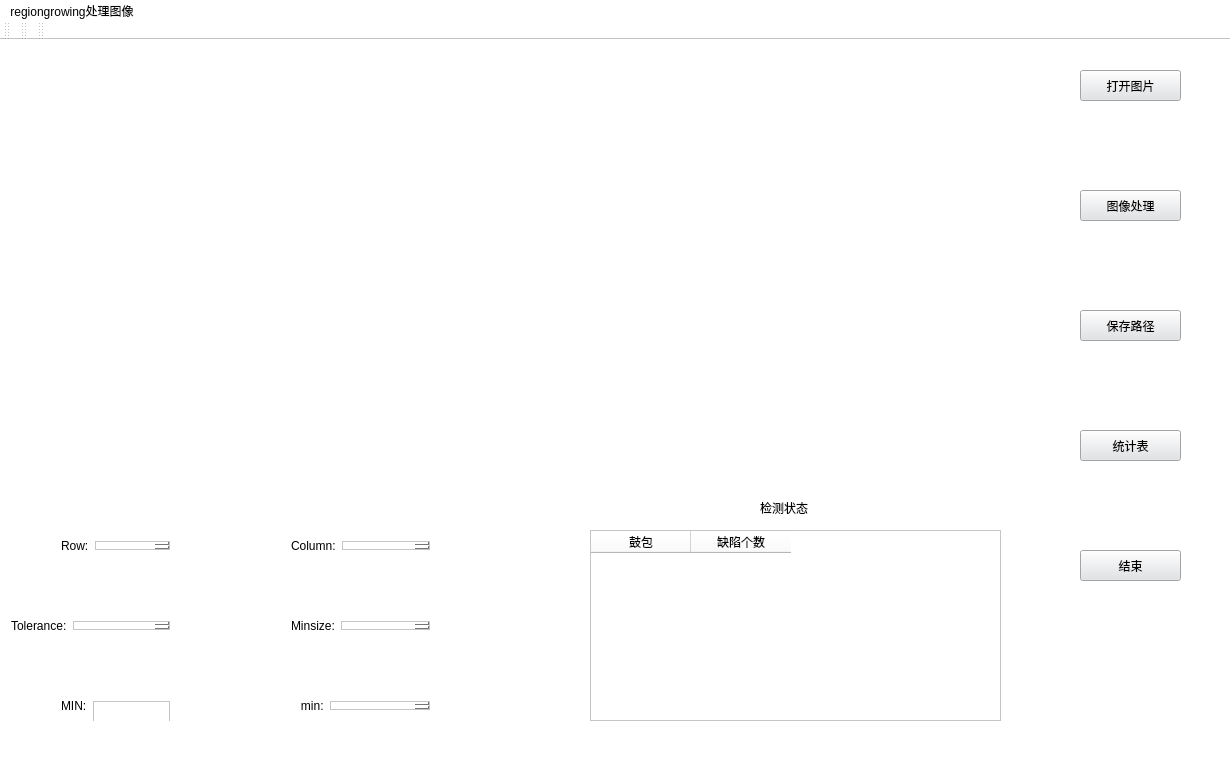
<?xml version="1.0" encoding="UTF-8"?>
<ui version="4.0">
 <class>MainWindow</class>
 <widget class="QMainWindow" name="MainWindow">
  <property name="geometry">
   <rect>
    <x>0</x>
    <y>0</y>
    <width>1230</width>
    <height>760</height>
   </rect>
  </property>
  <property name="windowTitle">
   <string>MainWindow</string>
  </property>
  <property name="styleSheet">
   <string notr="true">background-color: rgb(255, 255, 255);</string>
  </property>
  <widget class="QWidget" name="centralWidget">
   <widget class="QPushButton" name="pushButton_open_picture">
    <property name="geometry">
     <rect>
      <x>1080</x>
      <y>30</y>
      <width>101</width>
      <height>31</height>
     </rect>
    </property>
    <property name="styleSheet">
     <string notr="true">background-color: rgb(225, 227, 230);</string>
    </property>
    <property name="text">
     <string>打开图片</string>
    </property>
   </widget>
   <widget class="QPushButton" name="pushButton_handle_picture">
    <property name="geometry">
     <rect>
      <x>1080</x>
      <y>150</y>
      <width>101</width>
      <height>31</height>
     </rect>
    </property>
    <property name="styleSheet">
     <string notr="true">background-color: rgb(225, 227, 230);</string>
    </property>
    <property name="text">
     <string>图像处理</string>
    </property>
   </widget>
   <widget class="QPushButton" name="pushButton_close">
    <property name="geometry">
     <rect>
      <x>1080</x>
      <y>510</y>
      <width>101</width>
      <height>31</height>
     </rect>
    </property>
    <property name="toolTip">
     <string>&lt;html&gt;&lt;head/&gt;&lt;body&gt;&lt;p align=&quot;center&quot;&gt;&lt;br/&gt;&lt;/p&gt;&lt;/body&gt;&lt;/html&gt;</string>
    </property>
    <property name="styleSheet">
     <string notr="true">background-color: rgb(225, 227, 230);</string>
    </property>
    <property name="text">
     <string>结束</string>
    </property>
   </widget>
   <widget class="QWidget" name="horizontalLayoutWidget">
    <property name="geometry">
     <rect>
      <x>50</x>
      <y>490</y>
      <width>131</width>
      <height>31</height>
     </rect>
    </property>
    <layout class="QHBoxLayout" name="horizontalLayout">
     <item>
      <widget class="QLabel" name="label_Row">
       <property name="text">
        <string>Row:</string>
       </property>
      </widget>
     </item>
     <item>
      <widget class="QTextEdit" name="textEdit_regiongrowing_row">
       <property name="maximumSize">
        <size>
         <width>80</width>
         <height>16777215</height>
        </size>
       </property>
       <property name="frameShape">
        <enum>QFrame::StyledPanel</enum>
       </property>
      </widget>
     </item>
    </layout>
   </widget>
   <widget class="QWidget" name="horizontalLayoutWidget_2">
    <property name="geometry">
     <rect>
      <x>280</x>
      <y>490</y>
      <width>161</width>
      <height>31</height>
     </rect>
    </property>
    <layout class="QHBoxLayout" name="horizontalLayout_2">
     <item>
      <widget class="QLabel" name="label_Column">
       <property name="text">
        <string>Column:</string>
       </property>
      </widget>
     </item>
     <item>
      <widget class="QTextEdit" name="textEdit_regiongrowing_colunm">
       <property name="frameShape">
        <enum>QFrame::StyledPanel</enum>
       </property>
      </widget>
     </item>
    </layout>
   </widget>
   <widget class="QWidget" name="horizontalLayoutWidget_3">
    <property name="geometry">
     <rect>
      <x>0</x>
      <y>570</y>
      <width>181</width>
      <height>31</height>
     </rect>
    </property>
    <layout class="QHBoxLayout" name="horizontalLayout_3">
     <item>
      <widget class="QLabel" name="label_Tolerance">
       <property name="text">
        <string>Tolerance:</string>
       </property>
      </widget>
     </item>
     <item>
      <widget class="QTextEdit" name="textEdit_regiongrowing_tolerance">
       <property name="frameShape">
        <enum>QFrame::StyledPanel</enum>
       </property>
      </widget>
     </item>
    </layout>
   </widget>
   <widget class="QWidget" name="horizontalLayoutWidget_4">
    <property name="geometry">
     <rect>
      <x>280</x>
      <y>570</y>
      <width>161</width>
      <height>31</height>
     </rect>
    </property>
    <layout class="QHBoxLayout" name="horizontalLayout_4">
     <item>
      <widget class="QLabel" name="label_Minsize">
       <property name="text">
        <string>Minsize:</string>
       </property>
      </widget>
     </item>
     <item>
      <widget class="QTextEdit" name="textEdit_regiongrowing_minsize"/>
     </item>
    </layout>
   </widget>
   <widget class="QWidget" name="horizontalLayoutWidget_5">
    <property name="geometry">
     <rect>
      <x>50</x>
      <y>650</y>
      <width>131</width>
      <height>31</height>
     </rect>
    </property>
    <layout class="QHBoxLayout" name="horizontalLayout_5">
     <item>
      <widget class="QLabel" name="label_MIN">
       <property name="text">
        <string>MIN:</string>
       </property>
      </widget>
     </item>
     <item>
      <widget class="QTextEdit" name="textEdit_selectshape_MIN">
       <property name="minimumSize">
        <size>
         <width>70</width>
         <height>29</height>
        </size>
       </property>
       <property name="frameShape">
        <enum>QFrame::StyledPanel</enum>
       </property>
      </widget>
     </item>
    </layout>
   </widget>
   <widget class="QWidget" name="horizontalLayoutWidget_6">
    <property name="geometry">
     <rect>
      <x>280</x>
      <y>650</y>
      <width>161</width>
      <height>31</height>
     </rect>
    </property>
    <layout class="QHBoxLayout" name="horizontalLayout_6">
     <item>
      <widget class="QLabel" name="label_min">
       <property name="text">
        <string>   min:</string>
       </property>
      </widget>
     </item>
     <item>
      <widget class="QTextEdit" name="textEdit_selectshape_min">
       <property name="frameShadow">
        <enum>QFrame::Sunken</enum>
       </property>
      </widget>
     </item>
    </layout>
   </widget>
   <widget class="QScrollArea" name="scrollArea">
    <property name="geometry">
     <rect>
      <x>40</x>
      <y>0</y>
      <width>481</width>
      <height>451</height>
     </rect>
    </property>
    <property name="frameShape">
     <enum>QFrame::NoFrame</enum>
    </property>
    <property name="widgetResizable">
     <bool>true</bool>
    </property>
    <widget class="QWidget" name="scrollAreaWidgetContents_2">
     <property name="geometry">
      <rect>
       <x>0</x>
       <y>0</y>
       <width>481</width>
       <height>451</height>
      </rect>
     </property>
     <layout class="QGridLayout" name="gridLayout">
      <item row="0" column="0">
       <widget class="QLabel" name="label_old">
        <property name="styleSheet">
         <string notr="true">background-color: rgb(255, 255, 255);</string>
        </property>
        <property name="text">
         <string/>
        </property>
       </widget>
      </item>
     </layout>
    </widget>
   </widget>
   <widget class="QScrollArea" name="scrollArea_2">
    <property name="geometry">
     <rect>
      <x>550</x>
      <y>0</y>
      <width>481</width>
      <height>451</height>
     </rect>
    </property>
    <property name="frameShape">
     <enum>QFrame::NoFrame</enum>
    </property>
    <property name="widgetResizable">
     <bool>true</bool>
    </property>
    <widget class="QWidget" name="scrollAreaWidgetContents_4">
     <property name="geometry">
      <rect>
       <x>0</x>
       <y>0</y>
       <width>481</width>
       <height>451</height>
      </rect>
     </property>
     <layout class="QGridLayout" name="gridLayout_3">
      <item row="1" column="0">
       <widget class="QLabel" name="label_new">
        <property name="styleSheet">
         <string notr="true">background-color: rgb(255, 255, 255);</string>
        </property>
        <property name="text">
         <string/>
        </property>
       </widget>
      </item>
     </layout>
    </widget>
   </widget>
   <widget class="QTableWidget" name="tableWidget">
    <property name="geometry">
     <rect>
      <x>590</x>
      <y>490</y>
      <width>411</width>
      <height>191</height>
     </rect>
    </property>
    <column>
     <property name="text">
      <string>鼓包</string>
     </property>
     <property name="textAlignment">
      <set>AlignCenter</set>
     </property>
    </column>
    <column>
     <property name="text">
      <string>缺陷个数</string>
     </property>
     <property name="textAlignment">
      <set>AlignCenter</set>
     </property>
    </column>
   </widget>
   <widget class="QLabel" name="label_9">
    <property name="geometry">
     <rect>
      <x>760</x>
      <y>460</y>
      <width>72</width>
      <height>15</height>
     </rect>
    </property>
    <property name="text">
     <string>检测状态</string>
    </property>
   </widget>
   <widget class="QPushButton" name="pushButton_save_filepath">
    <property name="geometry">
     <rect>
      <x>1080</x>
      <y>270</y>
      <width>101</width>
      <height>31</height>
     </rect>
    </property>
    <property name="toolTip">
     <string>&lt;html&gt;&lt;head/&gt;&lt;body&gt;&lt;p align=&quot;center&quot;&gt;&lt;br/&gt;&lt;/p&gt;&lt;/body&gt;&lt;/html&gt;</string>
    </property>
    <property name="styleSheet">
     <string notr="true">background-color: rgb(225, 227, 230);</string>
    </property>
    <property name="text">
     <string>保存路径</string>
    </property>
   </widget>
   <widget class="QPushButton" name="pushButton_count">
    <property name="geometry">
     <rect>
      <x>1080</x>
      <y>390</y>
      <width>101</width>
      <height>31</height>
     </rect>
    </property>
    <property name="toolTip">
     <string>&lt;html&gt;&lt;head/&gt;&lt;body&gt;&lt;p align=&quot;center&quot;&gt;&lt;br/&gt;&lt;/p&gt;&lt;/body&gt;&lt;/html&gt;</string>
    </property>
    <property name="styleSheet">
     <string notr="true">background-color: rgb(225, 227, 230);</string>
    </property>
    <property name="text">
     <string>统计表</string>
    </property>
   </widget>
  </widget>
  <widget class="QMenuBar" name="menuBar">
   <property name="geometry">
    <rect>
     <x>0</x>
     <y>0</y>
     <width>1230</width>
     <height>26</height>
    </rect>
   </property>
   <widget class="QMenu" name="menuregiongrowing">
    <property name="title">
     <string>regiongrowing处理图像</string>
    </property>
   </widget>
   <addaction name="menuregiongrowing"/>
  </widget>
  <widget class="QToolBar" name="mainToolBar">
   <attribute name="toolBarArea">
    <enum>TopToolBarArea</enum>
   </attribute>
   <attribute name="toolBarBreak">
    <bool>false</bool>
   </attribute>
  </widget>
  <widget class="QToolBar" name="toolBar">
   <property name="windowTitle">
    <string>toolBar</string>
   </property>
   <attribute name="toolBarArea">
    <enum>TopToolBarArea</enum>
   </attribute>
   <attribute name="toolBarBreak">
    <bool>false</bool>
   </attribute>
  </widget>
  <widget class="QToolBar" name="toolBar_2">
   <property name="windowTitle">
    <string>toolBar_2</string>
   </property>
   <attribute name="toolBarArea">
    <enum>TopToolBarArea</enum>
   </attribute>
   <attribute name="toolBarBreak">
    <bool>false</bool>
   </attribute>
  </widget>
 </widget>
 <layoutdefault spacing="6" margin="11"/>
 <resources/>
 <connections/>
</ui>
